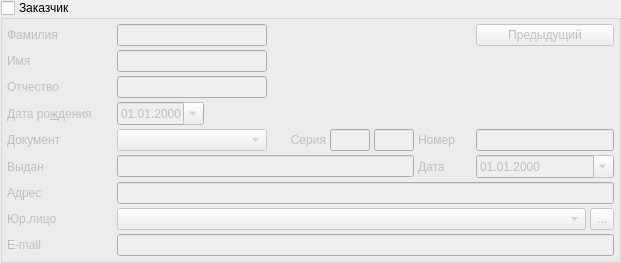
           <widget class="QGroupBox" name="grpCustomer">
            <property name="title">
             <string>Заказчик</string>
            </property>
            <property name="checkable">
             <bool>true</bool>
            </property>
            <property name="checked">
             <bool>false</bool>
            </property>
            <layout class="QGridLayout" name="gridLayout_3">
             <property name="margin">
              <number>4</number>
             </property>
             <property name="spacing">
              <number>4</number>
             </property>
             <item row="7" column="9">
              <widget class="QToolButton" name="btnSelectCustomerOrganisation">
               <property name="sizePolicy">
                <sizepolicy hsizetype="Fixed" vsizetype="Ignored">
                 <horstretch>0</horstretch>
                 <verstretch>0</verstretch>
                </sizepolicy>
               </property>
               <property name="toolTip">
                <string>Выбрать организацию</string>
               </property>
               <property name="text">
                <string>...</string>
               </property>
              </widget>
             </item>
             <item row="0" column="3" colspan="4">
              <spacer name="horizontalSpacer">
               <property name="orientation">
                <enum>Qt::Horizontal</enum>
               </property>
               <property name="sizeHint" stdset="0">
                <size>
                 <width>161</width>
                 <height>20</height>
                </size>
               </property>
              </spacer>
             </item>
             <item row="0" column="0">
              <widget class="QLabel" name="lblCustomerLastName">
               <property name="sizePolicy">
                <sizepolicy hsizetype="Maximum" vsizetype="Preferred">
                 <horstretch>0</horstretch>
                 <verstretch>0</verstretch>
                </sizepolicy>
               </property>
               <property name="minimumSize">
                <size>
                 <width>106</width>
                 <height>0</height>
                </size>
               </property>
               <property name="text">
                <string>Фамилия</string>
               </property>
               <property name="buddy">
                <cstring>edtCustomerLastName</cstring>
               </property>
              </widget>
             </item>
             <item row="0" column="1" colspan="2">
              <widget class="QLineEdit" name="edtCustomerLastName">
               <property name="sizePolicy">
                <sizepolicy hsizetype="Expanding" vsizetype="Fixed">
                 <horstretch>0</horstretch>
                 <verstretch>0</verstretch>
                </sizepolicy>
               </property>
              </widget>
             </item>
             <item row="1" column="0">
              <widget class="QLabel" name="lblCustomerFirstName">
               <property name="sizePolicy">
                <sizepolicy hsizetype="Maximum" vsizetype="Preferred">
                 <horstretch>0</horstretch>
                 <verstretch>0</verstretch>
                </sizepolicy>
               </property>
               <property name="minimumSize">
                <size>
                 <width>106</width>
                 <height>0</height>
                </size>
               </property>
               <property name="text">
                <string>Имя</string>
               </property>
               <property name="buddy">
                <cstring>edtCustomerFirstName</cstring>
               </property>
              </widget>
             </item>
             <item row="1" column="1" colspan="2">
              <widget class="CFirstNameEditor" name="edtCustomerFirstName">
               <property name="sizePolicy">
                <sizepolicy hsizetype="Expanding" vsizetype="Fixed">
                 <horstretch>0</horstretch>
                 <verstretch>0</verstretch>
                </sizepolicy>
               </property>
              </widget>
             </item>
             <item row="1" column="3" colspan="7">
              <spacer name="horizontalSpacer_33">
               <property name="orientation">
                <enum>Qt::Horizontal</enum>
               </property>
               <property name="sizeHint" stdset="0">
                <size>
                 <width>339</width>
                 <height>20</height>
                </size>
               </property>
              </spacer>
             </item>
             <item row="2" column="0">
              <widget class="QLabel" name="lblCustomerPatrName">
               <property name="sizePolicy">
                <sizepolicy hsizetype="Maximum" vsizetype="Preferred">
                 <horstretch>0</horstretch>
                 <verstretch>0</verstretch>
                </sizepolicy>
               </property>
               <property name="minimumSize">
                <size>
                 <width>106</width>
                 <height>0</height>
                </size>
               </property>
               <property name="text">
                <string>Отчество</string>
               </property>
               <property name="buddy">
                <cstring>edtCustomerPatrName</cstring>
               </property>
              </widget>
             </item>
             <item row="2" column="1" colspan="2">
              <widget class="CPatrNameEditor" name="edtCustomerPatrName">
               <property name="sizePolicy">
                <sizepolicy hsizetype="Expanding" vsizetype="Fixed">
                 <horstretch>0</horstretch>
                 <verstretch>0</verstretch>
                </sizepolicy>
               </property>
              </widget>
             </item>
             <item row="2" column="3" colspan="7">
              <spacer name="horizontalSpacer_34">
               <property name="orientation">
                <enum>Qt::Horizontal</enum>
               </property>
               <property name="sizeHint" stdset="0">
                <size>
                 <width>339</width>
                 <height>20</height>
                </size>
               </property>
              </spacer>
             </item>
             <item row="3" column="0">
              <widget class="QLabel" name="lblCustomerBirthDate">
               <property name="sizePolicy">
                <sizepolicy hsizetype="Maximum" vsizetype="Preferred">
                 <horstretch>0</horstretch>
                 <verstretch>0</verstretch>
                </sizepolicy>
               </property>
               <property name="minimumSize">
                <size>
                 <width>106</width>
                 <height>0</height>
                </size>
               </property>
               <property name="text">
                <string>Дата ро&amp;ждения</string>
               </property>
               <property name="alignment">
                <set>Qt::AlignLeading|Qt::AlignLeft|Qt::AlignVCenter</set>
               </property>
               <property name="buddy">
                <cstring>edtCustomerBirthDate</cstring>
               </property>
              </widget>
             </item>
             <item row="3" column="1">
              <widget class="CDateEdit" name="edtCustomerBirthDate">
               <property name="sizePolicy">
                <sizepolicy hsizetype="Maximum" vsizetype="Fixed">
                 <horstretch>0</horstretch>
                 <verstretch>0</verstretch>
                </sizepolicy>
               </property>
               <property name="displayFormat">
                <string>dd.MM.yyyy</string>
               </property>
               <property name="calendarPopup">
                <bool>true</bool>
               </property>
              </widget>
             </item>
             <item row="3" column="2" colspan="8">
              <spacer name="horizontalSpacer_35">
               <property name="orientation">
                <enum>Qt::Horizontal</enum>
               </property>
               <property name="sizeHint" stdset="0">
                <size>
                 <width>402</width>
                 <height>20</height>
                </size>
               </property>
              </spacer>
             </item>
             <item row="4" column="0">
              <widget class="QLabel" name="lblCustomerDocument">
               <property name="sizePolicy">
                <sizepolicy hsizetype="Maximum" vsizetype="Preferred">
                 <horstretch>0</horstretch>
                 <verstretch>0</verstretch>
                </sizepolicy>
               </property>
               <property name="minimumSize">
                <size>
                 <width>106</width>
                 <height>0</height>
                </size>
               </property>
               <property name="text">
                <string>Документ</string>
               </property>
               <property name="buddy">
                <cstring>cmbCustomerDocType</cstring>
               </property>
              </widget>
             </item>
             <item row="4" column="1" colspan="2">
              <widget class="CRBComboBox" name="cmbCustomerDocType">
               <property name="sizePolicy">
                <sizepolicy hsizetype="Minimum" vsizetype="Fixed">
                 <horstretch>0</horstretch>
                 <verstretch>0</verstretch>
                </sizepolicy>
               </property>
               <property name="minimumSize">
                <size>
                 <width>150</width>
                 <height>0</height>
                </size>
               </property>
              </widget>
             </item>
             <item row="4" column="3">
              <widget class="QLabel" name="lblCustomerDocSerial">
               <property name="sizePolicy">
                <sizepolicy hsizetype="Preferred" vsizetype="Preferred">
                 <horstretch>0</horstretch>
                 <verstretch>0</verstretch>
                </sizepolicy>
               </property>
               <property name="text">
                <string>Серия</string>
               </property>
               <property name="alignment">
                <set>Qt::AlignRight|Qt::AlignTrailing|Qt::AlignVCenter</set>
               </property>
               <property name="buddy">
                <cstring>edtCustomerDocSerialLeft</cstring>
               </property>
              </widget>
             </item>
             <item row="4" column="4">
              <widget class="CDocSerialLeftEdit" name="edtCustomerDocSerialLeft">
               <property name="sizePolicy">
                <sizepolicy hsizetype="Minimum" vsizetype="Fixed">
                 <horstretch>0</horstretch>
                 <verstretch>0</verstretch>
                </sizepolicy>
               </property>
               <property name="maximumSize">
                <size>
                 <width>40</width>
                 <height>16777215</height>
                </size>
               </property>
               <property name="maxLength">
                <number>8</number>
               </property>
               <property name="echoMode">
                <enum>QLineEdit::Normal</enum>
               </property>
              </widget>
             </item>
             <item row="4" column="5">
              <widget class="CDocSerialRightEdit" name="edtCustomerDocSerialRight">
               <property name="sizePolicy">
                <sizepolicy hsizetype="Minimum" vsizetype="Fixed">
                 <horstretch>0</horstretch>
                 <verstretch>0</verstretch>
                </sizepolicy>
               </property>
               <property name="maximumSize">
                <size>
                 <width>40</width>
                 <height>16777215</height>
                </size>
               </property>
               <property name="maxLength">
                <number>8</number>
               </property>
              </widget>
             </item>
             <item row="4" column="6">
              <widget class="QLabel" name="lblCustomerDocNumber">
               <property name="sizePolicy">
                <sizepolicy hsizetype="Preferred" vsizetype="Preferred">
                 <horstretch>0</horstretch>
                 <verstretch>0</verstretch>
                </sizepolicy>
               </property>
               <property name="text">
                <string>Номер</string>
               </property>
               <property name="alignment">
                <set>Qt::AlignLeading|Qt::AlignLeft|Qt::AlignVCenter</set>
               </property>
               <property name="buddy">
                <cstring>edtCustomerDocNumber</cstring>
               </property>
              </widget>
             </item>
             <item row="4" column="7" colspan="3">
              <widget class="QLineEdit" name="edtCustomerDocNumber">
               <property name="sizePolicy">
                <sizepolicy hsizetype="Minimum" vsizetype="Fixed">
                 <horstretch>0</horstretch>
                 <verstretch>0</verstretch>
                </sizepolicy>
               </property>
               <property name="maxLength">
                <number>16</number>
               </property>
              </widget>
             </item>
             <item row="5" column="0">
              <widget class="QLabel" name="lblCustomerDocOrigin">
               <property name="text">
                <string>Выдан</string>
               </property>
               <property name="buddy">
                <cstring>edtCustomerDocOrigin</cstring>
               </property>
              </widget>
             </item>
             <item row="5" column="1" colspan="5">
              <widget class="QLineEdit" name="edtCustomerDocOrigin">
               <property name="sizePolicy">
                <sizepolicy hsizetype="Expanding" vsizetype="Fixed">
                 <horstretch>0</horstretch>
                 <verstretch>0</verstretch>
                </sizepolicy>
               </property>
              </widget>
             </item>
             <item row="5" column="6">
              <widget class="QLabel" name="lblCustomerDocDate">
               <property name="sizePolicy">
                <sizepolicy hsizetype="Preferred" vsizetype="Preferred">
                 <horstretch>0</horstretch>
                 <verstretch>0</verstretch>
                </sizepolicy>
               </property>
               <property name="text">
                <string>Дата</string>
               </property>
               <property name="alignment">
                <set>Qt::AlignLeading|Qt::AlignLeft|Qt::AlignVCenter</set>
               </property>
               <property name="buddy">
                <cstring>edtCustomerDocDate</cstring>
               </property>
              </widget>
             </item>
             <item row="5" column="7" colspan="3">
              <widget class="CDateEdit" name="edtCustomerDocDate">
               <property name="displayFormat">
                <string>dd.MM.yyyy</string>
               </property>
               <property name="calendarPopup">
                <bool>true</bool>
               </property>
              </widget>
             </item>
             <item row="6" column="0">
              <widget class="QLabel" name="lblCustomerStreetReg">
               <property name="sizePolicy">
                <sizepolicy hsizetype="Maximum" vsizetype="Preferred">
                 <horstretch>0</horstretch>
                 <verstretch>0</verstretch>
                </sizepolicy>
               </property>
               <property name="minimumSize">
                <size>
                 <width>106</width>
                 <height>0</height>
                </size>
               </property>
               <property name="text">
                <string>Адрес</string>
               </property>
               <property name="buddy">
                <cstring>edtCustomerRegAddress</cstring>
               </property>
              </widget>
             </item>
             <item row="6" column="1" colspan="9">
              <widget class="QLineEdit" name="edtCustomerRegAddress">
               <property name="sizePolicy">
                <sizepolicy hsizetype="Expanding" vsizetype="Fixed">
                 <horstretch>0</horstretch>
                 <verstretch>0</verstretch>
                </sizepolicy>
               </property>
              </widget>
             </item>
             <item row="7" column="0">
              <widget class="QLabel" name="lblCustomerOrganisation">
               <property name="sizePolicy">
                <sizepolicy hsizetype="Maximum" vsizetype="Preferred">
                 <horstretch>0</horstretch>
                 <verstretch>0</verstretch>
                </sizepolicy>
               </property>
               <property name="minimumSize">
                <size>
                 <width>106</width>
                 <height>0</height>
                </size>
               </property>
               <property name="text">
                <string>Юр.лицо</string>
               </property>
               <property name="buddy">
                <cstring>cmbCustomerOrganisation</cstring>
               </property>
              </widget>
             </item>
             <item row="7" column="1" colspan="8">
              <widget class="COrgComboBox" name="cmbCustomerOrganisation">
               <property name="sizePolicy">
                <sizepolicy hsizetype="Minimum" vsizetype="Fixed">
                 <horstretch>0</horstretch>
                 <verstretch>0</verstretch>
                </sizepolicy>
               </property>
               <property name="whatsThis">
                <string>место работы пациента</string>
               </property>
              </widget>
             </item>
             <item row="0" column="7" colspan="3">
              <widget class="QPushButton" name="btnPreviousCustomer">
               <property name="sizePolicy">
                <sizepolicy hsizetype="Minimum" vsizetype="Ignored">
                 <horstretch>0</horstretch>
                 <verstretch>0</verstretch>
                </sizepolicy>
               </property>
               <property name="text">
                <string>Предыдущий</string>
               </property>
              </widget>
             </item>
             <item row="8" column="0">
              <widget class="QLabel" name="lblCustomerEMail">
               <property name="text">
                <string>E-mail</string>
               </property>
               <property name="buddy">
                <cstring>edtCustomerEmail</cstring>
               </property>
              </widget>
             </item>
             <item row="8" column="1" colspan="9">
              <widget class="QLineEdit" name="edtCustomerEmail"/>
             </item>
            </layout>
           </widget>
